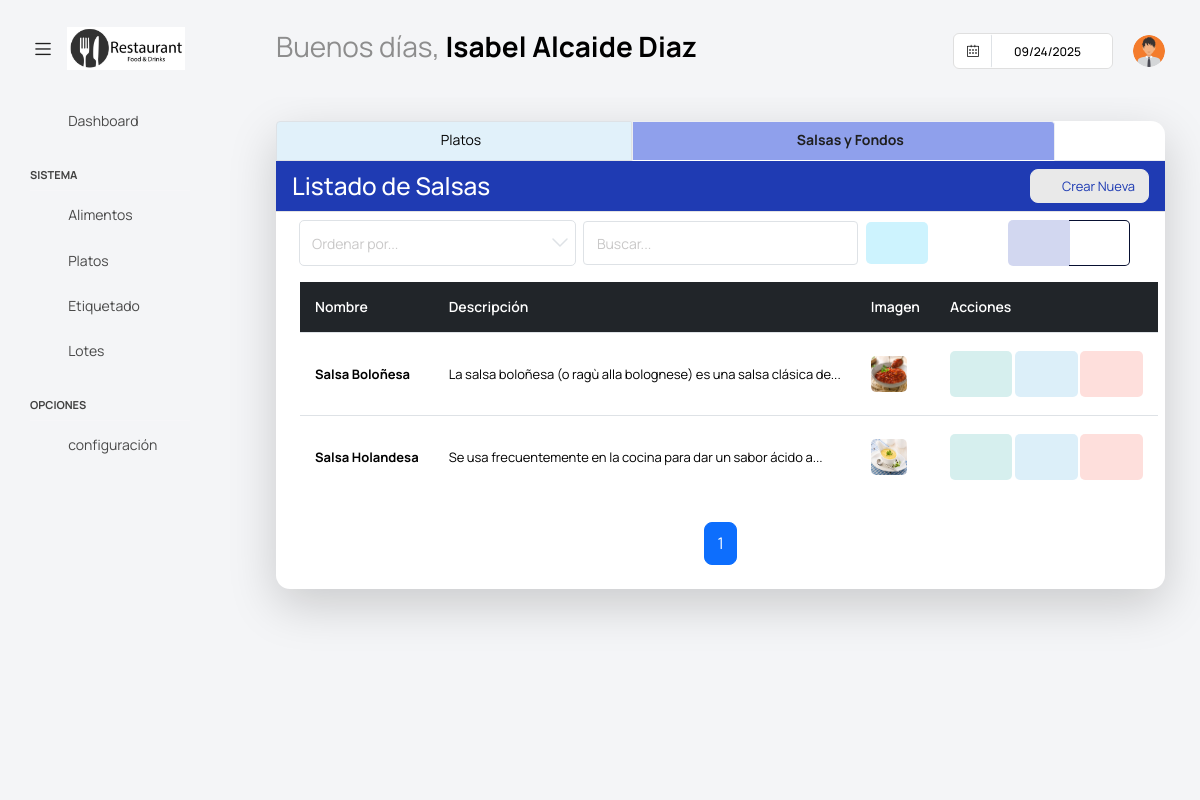
The page /platos/salsas/ (signed in) on the database its author committed.
### app/super/models.py (models this page shows, shortened)
class UserProfile(models.Model):
    centro = models.ForeignKey('Centros' ,on_delete=models.CASCADE, null=True, blank =True)
    user = models.OneToOneField(User, on_delete=models.CASCADE)
    username = models.CharField(max_length=100)
    password = models.CharField(max_length=100)
    nombre = models.CharField(max_length=100)
    apellidos = models.CharField(max_length=100)
    cargo = models.CharField(max_length=100, blank=True, null=True)
    imagen = models.ImageField(default='users/default.png', upload_to='users/', null=True, blank =True)
    estado =models.BooleanField(default=True)

### app/platos/models.py (models this page shows, shortened)
class Salsa(ModeloBaseCentro):
    nombre = models.CharField(max_length=100)
    imagen = models.ImageField(upload_to='salsas/', null=True, blank=True)
    descripcion = models.TextField(blank=True, null=True)
    class Meta:
        verbose_name = 'Salsa'
        verbose_name_plural = 'Salsas'
        unique_together = ('nombre', 'centro')  # Evita nombres duplicados en el mismo centro

### app/platos/views.py (the view)
# urls.py: path('salsas/', SalsaList.as_view(), name='SalsaList'),
class SalsaList(PaginationMixin, LoginRequiredMixin, ListView):
    model = Salsa
    template_name = 'platos/listar_salsas.html'
    context_object_name = 'salsas'
    paginate_by = 10
    def get_queryset(self):
        user_profile = get_object_or_404(UserProfile, user=self.request.user)
        if user_profile.centro:
            queryset = Salsa.objects.filter(centro=user_profile.centro).order_by('nombre')
            search_query = self.request.GET.get('buscar')
            if search_query:
                queryset = queryset.filter(nombre__icontains=search_query)
            return queryset
        return Plato.objects.none()
    def get_context_data(self, **kwargs):
        context = super().get_context_data(**kwargs)
        context.update(datos_centro(self.request))
        if not context['salsas'].exists():
            context['mensaje'] = "No tiene salsas registradas."
        return context

### app/core/mixins.py (called while the page is built)
    def get_context_data(self, **kwargs):
        context = super().get_context_data(**kwargs)
        page_obj = context.get('page_obj')
        if page_obj:
            current_page = page_obj.number
            total_pages = page_obj.paginator.num_pages
            window = self.pagination_window_size
            if total_pages <= (window * 2) + 1:
                context['custom_page_range'] = range(1, total_pages + 1)
            elif current_page <= window:
                context['custom_page_range'] = range(1, (window * 2) + 2)
            elif current_page >= total_pages - window:
                context['custom_page_range'] = range(total_pages - (window * 2), total_pages + 1)
            else:
                context['custom_page_range'] = range(current_page - window, current_page + window + 1)
        return context

### app/core/templatetags/form_tags.py (called while the page is built)
@register.filter
def first_n_words(value, n=10):
    if value:
        words = value.split()
        if len(words) > n:
            return ' '.join(words[:n]) + '...'
        return value
    return value

### templates/platos/listar_salsas.html (shortened to what this page needs)
{% extends "base.html" %}
{% load form_tags %}
{% block content %}
<div class="content-wrapper">
    <div class="card shadow-lg">
        <ul class="nav nav-tabs">
            <li class="nav-item">
                <a class="nav-link {% if request.resolver_match.url_name == 'PlatoList' %}active{% endif %}"
                href="{% url 'platos:PlatoList' %}">
                    <i class="fa fa-cutlery"></i> Platos
                </a>
            </li>
            <li class="nav-item">
                <a class="nav-link active"
                href="{% url 'platos:SalsaList' %}">
                    <i class="fa fa-tint"></i> Salsas y Fondos
                </a>
            </li>
        </ul>
        <div class="card-header bg-primary text-white d-flex justify-content-between align-items-center">
            <h3 class="m-0">Listado de Salsas</h3>
            <a class="btn btn-light btn-sm text-primary rounded" onclick="abrir_modal_edicion('{% url 'platos:SalsaCreate' %}')">
                <i class="fa fa-plus-circle"></i>&nbsp; Crear Nueva
            </a>
        </div>
        <div class="card-body">
            <form method="get" class="row g-2 align-items-center mb-3">
                <div class="col-md-4">
                    <select class="form-select form-select-sm" name="ordenar" id="ordenar" onchange="this.form.submit()">
                        <option value="" disabled selected>Ordenar por...</option>
                    </select>
                </div>
                <div class="col-md-4">
                    <input type="text" class="form-control form-control-sm" placeholder="Buscar..." name="buscar" value="{{ request.GET.buscar }}">
                </div>
                <div class="col-md-2">
                    <button type="submit" class="btn btn-inverse-secondary" style="padding-top: 12px; padding-bottom:12px;">
                        <i class="fa fa-search"></i>
                    </button>
                </div>
                <div class="col-auto">
                    <div class="btn-group" role="group">
                        <button id="btn-lista" type="button" class="btn btn-inverse-primary">
                            <i class="fa fa-list"></i>
                        </button>
                        <button id="btn-cuadricula" type="button" class="btn btn-outline-primary btn-inverse">
                            <i class="fa fa-th"></i>
                        </button>
                    </div>
                </div>
            </form>
            {% if salsas %}
            <div id="vista-lista">
                <div class="table-wrapper">
                    <table class="table table-hover tabla-responsive align-middle">
                        <thead class="table-dark">
                            <tr>
                                <th>Nombre</th>
                                <th>Descripción</th>
                                <th>Imagen</th>
                                <th>Acciones</th>
                            </tr>
                        </thead>
                        <tbody>
                            {% for salsa in salsas %}
                            <tr>
                                <td><strong>{{ salsa.nombre }}</strong></td>
                                <td>{{ salsa.descripcion|first_n_words:12 }}</td>
                                <td>
                                    {% if salsa.imagen %}
                                        <img src="{{ salsa.imagen.url }}" alt="{{ salsa.nombre }}" style="max-width: 80px; max-height: 80px; border-radius: 5px;">
                                    {% else %}
                                        <span class="text-muted">Sin imagen</span>
                                    {% endif %}
                                </td>
                                <td>
                                    <a class="btn btn-inverse-success" onclick="abrir_modal_edicion('{% url 'platos:SalsaDetail' salsa.pk %}')" title="Ver salsa">
                                        <i class="fa fa-eye"></i>
                                    </a>
                                    <a class="btn btn-inverse-info" onclick="abrir_modal_edicion('{% url 'platos:SalsaUpdate' salsa.pk %}')" title="Editar salsa">
                                        <i class="fa fa-pencil"></i>
                                    </a>
                                    <a class="btn btn-inverse-danger" onclick="abrir_modal_edicion('{% url 'platos:SalsaDelete' salsa.pk %}')" title="Eliminar salsa">
                                        <i class="fa fa-trash"></i>
                                    </a>
                                </td>
                            </tr>
                            {% endfor %}
                        </tbody>
                    </table>
                </div>
            </div>
            {% include "core/pagination.html" %}
            {% else %}
            <div class="alert alert-warning text-center mt-3">
                <i class="fa fa-exclamation-circle"></i> No se encontraron salsas.
            </div>
            {% endif %}
        </div>
    </div>
</div>
{% endblock content %}

### templates/base.html (shortened to what this page needs)
{% load static %}
<html lang="es">
<head>
  <link href={% static "vendor/feather/feather.css" %} rel="stylesheet">
  <link href={% static "vendor/mdi/css/materialdesignicons.min.css" %} rel="stylesheet">
  <link href={% static "vendor/ti-icons/css/themify-icons.css" %} rel="stylesheet">
  <link href={% static "vendor/font-awesome/css/font-awesome.min.css" %} rel="stylesheet">
  <link href={% static "vendor/typicons/typicons.css" %} rel="stylesheet">
  <link href={% static "vendor/simple-line-icons/css/simple-line-icons.css" %} rel="stylesheet">
  <link href={% static "vendor/css/vendor.bundle.base.css" %} rel="stylesheet">
  <link href={% static "vendor/bootstrap-datepicker/bootstrap-datepicker.min.css" %} rel="stylesheet">
  <link href={% static "js/select.dataTables.min.css" %} rel="stylesheet" type="text/css" >
  <link rel="stylesheet" href={% static "css/style.css" %}>
</head>
  <body class="with-welcome-text">
    <div class="container-scroller">
      <nav class="navbar default-layout col-lg-12 col-12 p-0 fixed-top d-flex align-items-top flex-row">
        <div class="text-center navbar-brand-wrapper d-flex align-items-center justify-content-start">
          <div class="me-3">
            <button class="navbar-toggler navbar-toggler align-self-center" type="button" data-bs-toggle="minimize">
              <span class="icon-menu"></span>
            </button>
          </div>
          <div>
            <a class="navbar-brand brand-logo" href="index.html">
              <img src="{{ imagen_centro_url }}" style="width:150px !important; height:auto;" alt="{{ centro.nombre }}">
            </a>
          </div>
        </div>
        <div class="navbar-menu-wrapper d-flex align-items-top">
          <ul class="navbar-nav">
            <li class="nav-item fw-semibold d-none d-lg-block ms-0">
              <h1 class="welcome-text">{{ saludo }}, <span class="text-black fw-bold">{{ nombre }} {{ apellidos }}</span></h1>
          </ul>
          <ul class="navbar-nav ms-auto">
            <li class="nav-item d-none d-lg-block">
              <div id="datepicker-popup" class="input-group date datepicker navbar-date-picker">
                <span class="input-group-addon input-group-prepend border-right">
                  <span class="icon-calendar input-group-text calendar-icon"></span>
                </span>
                <input type="text" class="form-control">
              </div>
            </li>
            <li class="nav-item dropdown d-none d-lg-block user-dropdown">
              <a class="nav-link" id="UserDropdown" href="#" data-bs-toggle="dropdown" aria-expanded="false">
                <img class="img-xs rounded-circle" src="{{ imagen_user_url }}" alt="Profile image"> </a>
            </li>
          </ul>
        </div>
      </nav>
    <div class="container-fluid page-body-wrapper">
      <nav class="sidebar sidebar-offcanvas" id="sidebar">
        <ul class="nav">
          <li class="nav-item">
            <a class="nav-link" href="{% url 'dashuser:home' %}">
              <i class="mdi mdi-grid-large menu-icon"></i>
              <span class="menu-title">Dashboard</span>
            </a>
          </li>
          <li class="nav-item nav-category">Sistema</li>
            <li class="nav-item">
              <a class="nav-link" href="{% url 'dashuser:AlimentoList' %}">
                <i class="menu-icon mdi mdi-food-variant"></i>
                <span class="menu-title">Alimentos</span>
              </a>
            </li>
            <li class="nav-item">
              <a class="nav-link" href="{% url 'platos:PlatoList' %}">
                <i class="menu-icon mdi mdi-food-turkey"></i>
                <span class="menu-title">Platos</span>
              </a>
            </li>
            <li class="nav-item">
              <a class="nav-link" href="{% url 'platos:generar_etiqueta' %}">
                <i class="menu-icon mdi mdi-tag"></i>
                <span class="menu-title">Etiquetado</span>
              </a>
            </li>
            <li class="nav-item">
              <a class="nav-link" href="{% url 'platos:LotesResumenListView' %}">
                <i class="menu-icon mdi mdi-package-variant"></i>
                <span class="menu-title">Lotes</span>
              </a>
            </li>
          <li class="nav-item nav-category">Opciones</li>
            <li class="nav-item">
              <a class="nav-link" data-bs-toggle="collapse" href="#confi" aria-expanded="false" aria-controls="confi">
                <i class="menu-icon mdi mdi-filter"></i>
                <span class="menu-title">configuración</span>
                <i class="menu-arrow"></i>
              </a>
            </li>
        </ul>
      </nav>
      <div class="main-panel">
          {% block content %}
          {% endblock content %}
      </div>
  </div>
</body>
</html>

### templates/platos/listar_salsas.html (style rules this page uses)
.nav-tabs .nav-link { padding: 12px 32px; font-size: 16px; border-radius: 8px 8px 0 0; padding-right:150px; padding-left:150px; line-height: 0.8; font-size: 14px; background-color: #E1F1FA; }
.nav-tabs .nav-link.active { background-color: #8FA0EC; font-weight: bold; }

### rows shown on the page
UserProfile: nombre "Isabel", apellidos "Alcaide Diaz"
Salsa: nombre "Salsa Boloñesa", descripcion|first_n_words "La salsa boloñesa (o ragù alla bolognese) es una salsa clásica de...", imagen (picture)
Salsa: nombre "Salsa Holandesa", descripcion|first_n_words "Se usa frecuentemente en la cocina para dar un sabor ácido a...", imagen (picture)

### other values the page prints
{{ saludo }} "Buenos días"
{{ page }} "1"
